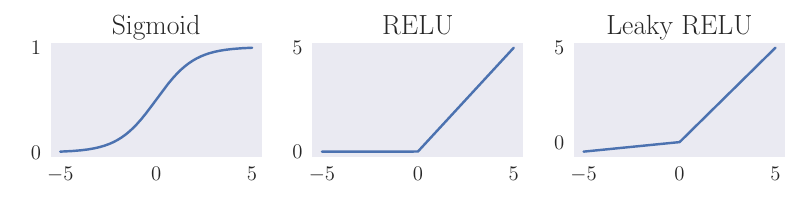

The Python source for this figure:
"""
This file produces plots of the different activation functions
which are displayed in the report.
"""
import numpy as np
import matplotlib.pyplot as plt

#The style we want
plt.style.use('seaborn')
plt.rc('text', usetex=True)
plt.rc('font', family='DejaVu Sans')


def sigmoid(x):
    """
    Returns the Sigmoid activation function
    """
    return 1/(1+np.exp(-x))


def RELU(x):
    """
    Returns the RELU activation function
    """
    return np.maximum(0,x)


def Leaky_RELU(x):
    """
    Returns the Leaky RELU activation function
    """
    return np.where(x > 0, x, x * 0.1)

fig, axs = plt.subplots(1,3)
x = np.linspace(-5, 5, 1000)
axs[0].plot(x, sigmoid(x))
axs[0].set_title('Sigmoid', fontsize=20)
axs[1].plot(x, RELU(x))
axs[1].set_title('RELU', fontsize=20)
axs[2].plot(x, Leaky_RELU(x))
axs[2].set_title('Leaky RELU', fontsize=20)
for i in range(len(axs)):
    axs[i].tick_params(axis='both', which='major', labelsize=15)
    axs[i].grid(False)
fig.set_size_inches(8,2)
fig.tight_layout()
fig.savefig('activation_functions.pdf')
